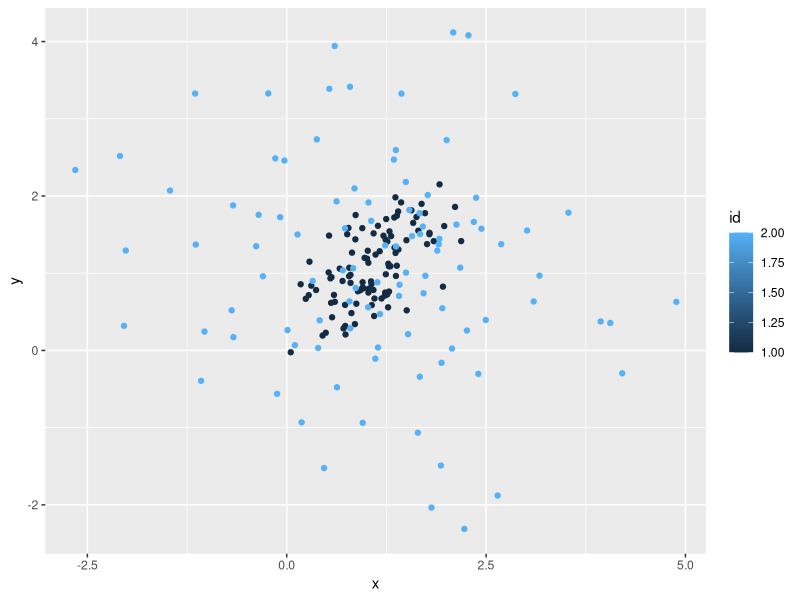
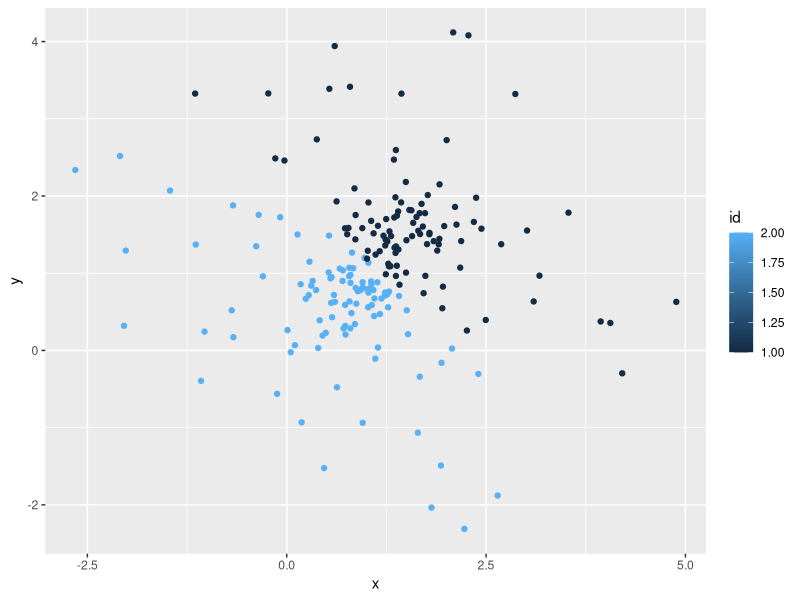
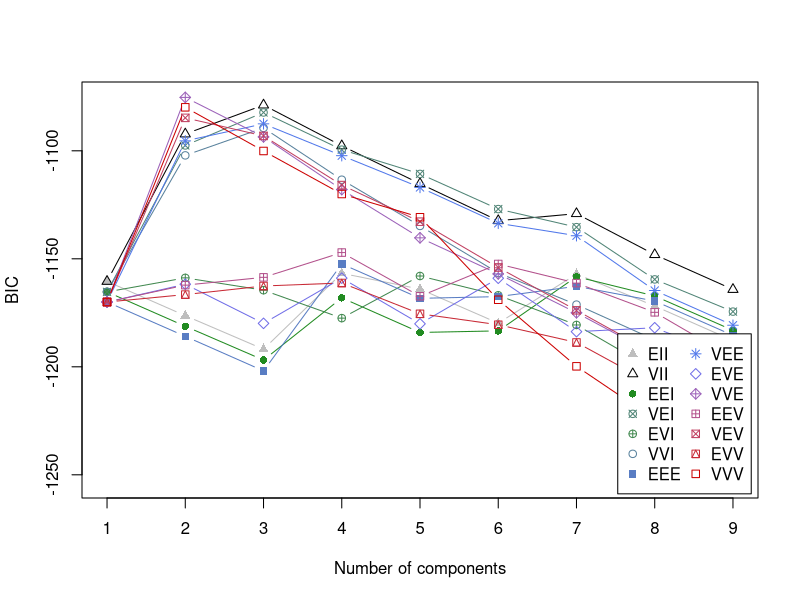
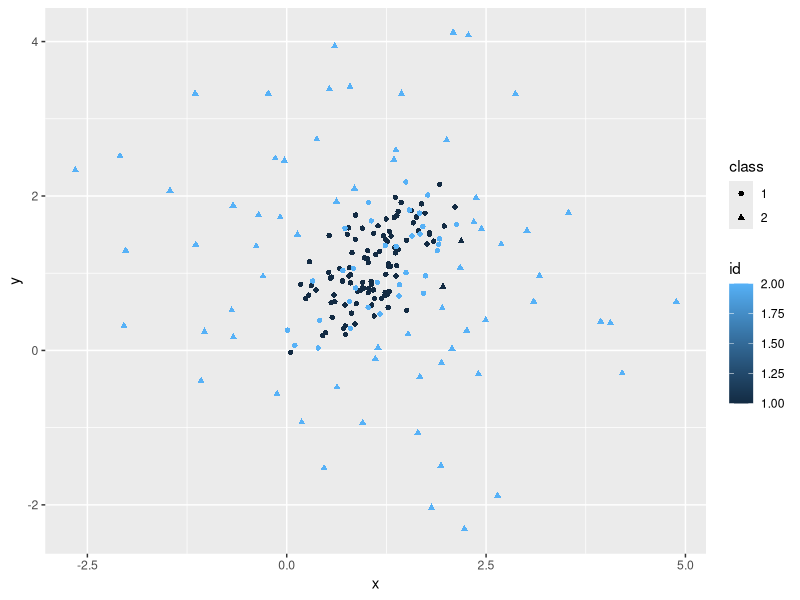

Reproduce these figures in R, in order.
#############################
#Manufacture a fake dataset
#
#############################

set.seed(12345)
v1<- matrix(c(0.20,0.13,0.13,0.20),nrow=2,ncol=2)
group1 <- t(t(chol(v1))%*%matrix(rnorm(200),nrow=2) + matrix(c(1,1),nrow=2,ncol=100))

v2<- matrix(c(2,-0.13,-0.13,2),nrow=2,ncol=2)
group2 <- t(t(chol(v2))%*%matrix(rnorm(200),nrow=2) + matrix(c(1,1),nrow=2,ncol=100))

id <- c(rep(1,100),rep(2,100))
g <-  rbind(group1,group2)

df <- data.frame(id = id, x = g[,1],y=g[,2])

###############################################
#plot what my dataset looks like 
#
###############################################
library(ggplot2)

ggplot(data=df,mapping=aes(x=x,y=y,color=id)) + geom_point()


###############################################
# Now we look at what K-Means does with this dataset
#
###############################################
a<-kmeans(df[,2:3],2)
df <- data.frame(id = a$cluster, x = g[,1],y=g[,2])
ggplot(data=df,mapping=aes(x=x,y=y,color=id)) + geom_point()


###################################
#Clustering with Gaussian Mixture Models
#
###################################
library(mclust)
clustBIC <-mclustBIC(df[,-1])   # This is model selection
plot(clustBIC)

#cluster based upon 2 model components
clust    <- Mclust(df[,-1],G=2) # G is the number of components
df$class <- as.factor(clust$classification)
df$id <- id

ggplot(data=df,mapping=aes(x=x,y=y,color=id,shape=class)) + geom_point()

#########################################
# Now you do this with the iris data
#
#########################################

head(iris)
